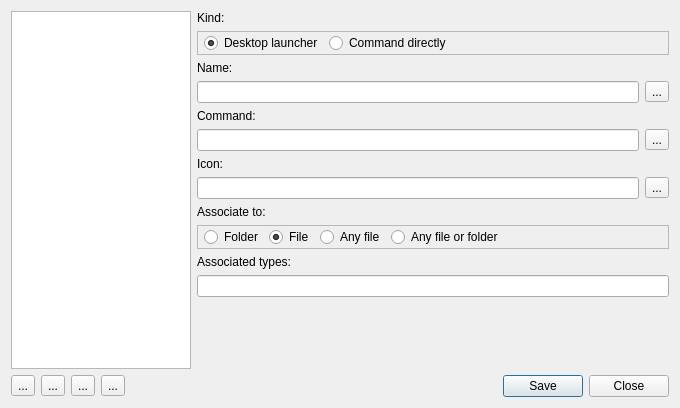
<?xml version="1.0" encoding="UTF-8"?>
<ui version="4.0">
 <class>FsActionsDlg</class>
 <widget class="QDialog" name="FsActionsDlg">
  <property name="geometry">
   <rect>
    <x>0</x>
    <y>0</y>
    <width>680</width>
    <height>408</height>
   </rect>
  </property>
  <property name="windowTitle">
   <string>Custom action settings</string>
  </property>
  <layout class="QVBoxLayout" name="verticalLayout_2">
   <item>
    <layout class="QHBoxLayout" name="horizontalLayout_3">
     <item>
      <widget class="QListWidget" name="listWidget">
       <property name="sizePolicy">
        <sizepolicy hsizetype="Fixed" vsizetype="Expanding">
         <horstretch>0</horstretch>
         <verstretch>0</verstretch>
        </sizepolicy>
       </property>
       <property name="minimumSize">
        <size>
         <width>180</width>
         <height>0</height>
        </size>
       </property>
       <property name="maximumSize">
        <size>
         <width>180</width>
         <height>16777215</height>
        </size>
       </property>
      </widget>
     </item>
     <item>
      <layout class="QVBoxLayout" name="verticalLayout">
       <item>
        <widget class="QLabel" name="label">
         <property name="text">
          <string>Kind:</string>
         </property>
        </widget>
       </item>
       <item>
        <widget class="QFrame" name="kindFrame">
         <property name="frameShape">
          <enum>QFrame::StyledPanel</enum>
         </property>
         <property name="frameShadow">
          <enum>QFrame::Raised</enum>
         </property>
         <layout class="QHBoxLayout" name="horizontalLayout_7">
          <property name="leftMargin">
           <number>6</number>
          </property>
          <property name="topMargin">
           <number>1</number>
          </property>
          <property name="rightMargin">
           <number>6</number>
          </property>
          <property name="bottomMargin">
           <number>1</number>
          </property>
          <item>
           <widget class="QRadioButton" name="rbApp">
            <property name="text">
             <string>Desktop launcher</string>
            </property>
            <property name="checked">
             <bool>true</bool>
            </property>
           </widget>
          </item>
          <item>
           <widget class="QRadioButton" name="rbExe">
            <property name="text">
             <string>Command directly</string>
            </property>
           </widget>
          </item>
          <item>
           <spacer name="horizontalSpacer_2">
            <property name="orientation">
             <enum>Qt::Horizontal</enum>
            </property>
            <property name="sizeHint" stdset="0">
             <size>
              <width>132</width>
              <height>20</height>
             </size>
            </property>
           </spacer>
          </item>
         </layout>
        </widget>
       </item>
       <item>
        <widget class="QLabel" name="lbName">
         <property name="text">
          <string>Name:</string>
         </property>
        </widget>
       </item>
       <item>
        <layout class="QHBoxLayout" name="horizontalLayout_6">
         <item>
          <widget class="QLineEdit" name="edName"/>
         </item>
         <item>
          <widget class="QToolButton" name="btSelApp">
           <property name="toolTip">
            <string>Select desktop file...</string>
           </property>
           <property name="text">
            <string>...</string>
           </property>
          </widget>
         </item>
        </layout>
       </item>
       <item>
        <widget class="QLabel" name="label_2">
         <property name="text">
          <string>Command:</string>
         </property>
        </widget>
       </item>
       <item>
        <layout class="QHBoxLayout" name="horizontalLayout_2">
         <item>
          <widget class="QLineEdit" name="edExec"/>
         </item>
         <item>
          <widget class="QToolButton" name="btSelCmd">
           <property name="toolTip">
            <string>Select command...</string>
           </property>
           <property name="text">
            <string>...</string>
           </property>
          </widget>
         </item>
        </layout>
       </item>
       <item>
        <widget class="QLabel" name="label_5">
         <property name="text">
          <string>Icon:</string>
         </property>
        </widget>
       </item>
       <item>
        <layout class="QHBoxLayout" name="horizontalLayout_5">
         <item>
          <widget class="QLineEdit" name="edIcon"/>
         </item>
         <item>
          <widget class="QToolButton" name="btSelIcon">
           <property name="toolTip">
            <string>Select icon...</string>
           </property>
           <property name="text">
            <string>...</string>
           </property>
          </widget>
         </item>
        </layout>
       </item>
       <item>
        <widget class="QLabel" name="label_3">
         <property name="text">
          <string>Associate to:</string>
         </property>
        </widget>
       </item>
       <item>
        <widget class="QFrame" name="radioFrame">
         <property name="frameShape">
          <enum>QFrame::StyledPanel</enum>
         </property>
         <property name="frameShadow">
          <enum>QFrame::Sunken</enum>
         </property>
         <layout class="QHBoxLayout" name="horizontalLayout">
          <property name="leftMargin">
           <number>6</number>
          </property>
          <property name="topMargin">
           <number>1</number>
          </property>
          <property name="rightMargin">
           <number>6</number>
          </property>
          <property name="bottomMargin">
           <number>1</number>
          </property>
          <item>
           <widget class="QRadioButton" name="rbFolder">
            <property name="text">
             <string>Folder</string>
            </property>
           </widget>
          </item>
          <item>
           <widget class="QRadioButton" name="rbFile">
            <property name="text">
             <string>File</string>
            </property>
            <property name="checked">
             <bool>true</bool>
            </property>
           </widget>
          </item>
          <item>
           <widget class="QRadioButton" name="rbAnyFile">
            <property name="text">
             <string>Any file</string>
            </property>
           </widget>
          </item>
          <item>
           <widget class="QRadioButton" name="rbAny">
            <property name="text">
             <string>Any file or folder</string>
            </property>
           </widget>
          </item>
          <item>
           <spacer name="horizontalSpacer">
            <property name="orientation">
             <enum>Qt::Horizontal</enum>
            </property>
            <property name="sizeHint" stdset="0">
             <size>
              <width>289</width>
              <height>20</height>
             </size>
            </property>
           </spacer>
          </item>
         </layout>
        </widget>
       </item>
       <item>
        <widget class="QLabel" name="label_4">
         <property name="text">
          <string>Associated types:</string>
         </property>
        </widget>
       </item>
       <item>
        <widget class="QLineEdit" name="edAsso"/>
       </item>
       <item>
        <spacer name="verticalSpacer">
         <property name="orientation">
          <enum>Qt::Vertical</enum>
         </property>
         <property name="sizeHint" stdset="0">
          <size>
           <width>20</width>
           <height>40</height>
          </size>
         </property>
        </spacer>
       </item>
      </layout>
     </item>
    </layout>
   </item>
   <item>
    <layout class="QHBoxLayout" name="horizontalLayout_4">
     <item>
      <widget class="QToolButton" name="btAdd">
       <property name="toolTip">
        <string>Add item</string>
       </property>
       <property name="text">
        <string>...</string>
       </property>
      </widget>
     </item>
     <item>
      <widget class="QToolButton" name="btDel">
       <property name="toolTip">
        <string>Delete item</string>
       </property>
       <property name="text">
        <string>...</string>
       </property>
      </widget>
     </item>
     <item>
      <widget class="QToolButton" name="btUp">
       <property name="toolTip">
        <string>Move up</string>
       </property>
       <property name="text">
        <string>...</string>
       </property>
      </widget>
     </item>
     <item>
      <widget class="QToolButton" name="btDown">
       <property name="toolTip">
        <string>Move down</string>
       </property>
       <property name="text">
        <string>...</string>
       </property>
      </widget>
     </item>
     <item>
      <widget class="QDialogButtonBox" name="buttonBox">
       <property name="orientation">
        <enum>Qt::Horizontal</enum>
       </property>
       <property name="standardButtons">
        <set>QDialogButtonBox::Close|QDialogButtonBox::Save</set>
       </property>
      </widget>
     </item>
    </layout>
   </item>
  </layout>
 </widget>
 <resources/>
 <connections>
  <connection>
   <sender>buttonBox</sender>
   <signal>accepted()</signal>
   <receiver>FsActionsDlg</receiver>
   <slot>accept()</slot>
   <hints>
    <hint type="sourcelabel">
     <x>248</x>
     <y>254</y>
    </hint>
    <hint type="destinationlabel">
     <x>157</x>
     <y>274</y>
    </hint>
   </hints>
  </connection>
  <connection>
   <sender>buttonBox</sender>
   <signal>rejected()</signal>
   <receiver>FsActionsDlg</receiver>
   <slot>reject()</slot>
   <hints>
    <hint type="sourcelabel">
     <x>316</x>
     <y>260</y>
    </hint>
    <hint type="destinationlabel">
     <x>286</x>
     <y>274</y>
    </hint>
   </hints>
  </connection>
 </connections>
</ui>
